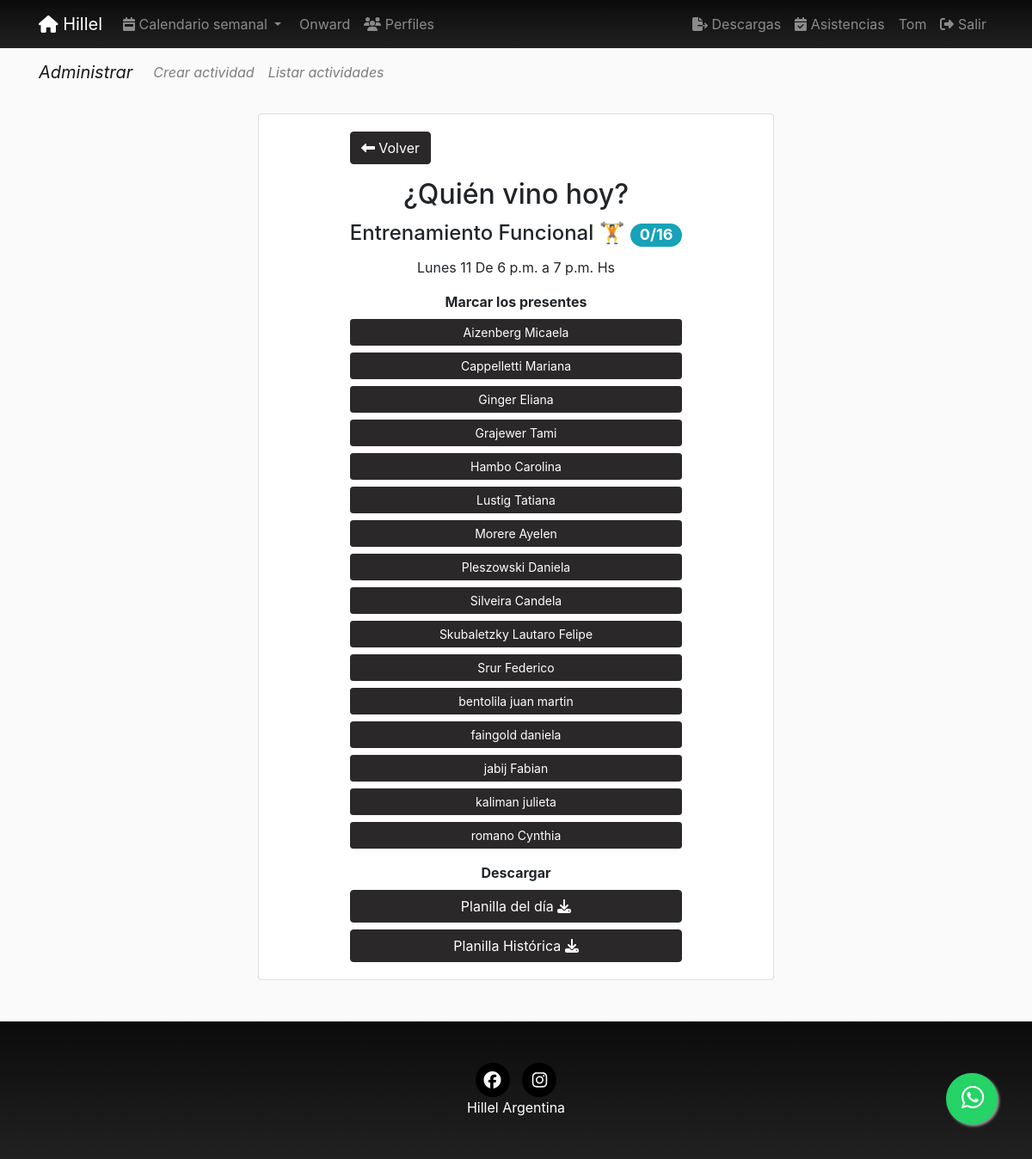
/pages/asistencia/47/entrenamiento-funcional/ (signed in), run on the app's committed database.
### registration/models.py (models this page shows, shortened)
class Profile(models.Model):
    user = models.OneToOneField(User, on_delete=models.CASCADE) #,related_name='get_user_profile'
    avatar = models.ImageField(upload_to=custom_upload_to,
                               null=True, blank=True)
    observaciones = models.CharField(null=True, blank=True, max_length=999)
    apellido = models.CharField(null=True, blank=True, max_length=100)
    nombre = models.CharField(null=True, blank=True, max_length=100)
    whatsapp = models.CharField(verbose_name="Número de Whatsapp", null=True, blank=True, max_length=30)
    instagram = models.CharField(verbose_name="@ de Instagram", null=True, blank=True, max_length=100)
    onward = models.ForeignKey(FechaOnward, on_delete=models.CASCADE, verbose_name="¿Viajaste a Onward? ¿Cuándo?", null=True, blank=True)
    taglit = models.ForeignKey(FechaTaglit, on_delete=models.CASCADE, verbose_name="¿Viajaste a Taglit? ¿Cuándo?", null=True, blank=True)
    propuestasInteres = models.ManyToManyField(PropuestaInteres)
    tematicasInteres = models.ManyToManyField(TematicaInteres)
    comoConociste = models.CharField(verbose_name="¿Cómo conociste Hillel?", null=True, blank=True, max_length=250)
    estudios = models.CharField(verbose_name="¿Estás estudiando, o te recibiste? ¿Qué estudias/te y en qué institución?", null=True, blank=True, max_length=250)
    experienciaComunitaria = models.CharField(null=True, blank=True, max_length=250)
    fechaNacimiento = models.DateField(null=True, blank=True)
    provincia = models.ForeignKey(Provincia, on_delete=models.CASCADE, verbose_name="provincia", null=True, blank=True)
    categories = models.ManyToManyField(Category, verbose_name='Intereses', related_name='get_user_pages', blank=True)
    validado = models.BooleanField(verbose_name="Perfil validado", default=0)
    created = models.DateTimeField(auto_now_add=True, verbose_name="Fecha de creación", blank=True, null=True)
    updated = models.DateTimeField(auto_now=True, verbose_name="Fecha de edición", blank=True, null=True)
    class Meta:
        verbose_name = "Perfil"
        verbose_name_plural = "Perfiles"
        ordering = ['-updated']

### pages/models.py (models this page shows, shortened)
class Page(models.Model):
    title = models.CharField(verbose_name="Título", max_length=200)
    horaDesde = models.TimeField(verbose_name="Hora desde", null=True, blank=True, auto_now=False, auto_now_add=False,)
    horaHasta = models.TimeField(verbose_name="Hora hasta", null=True, blank=True, auto_now=False, auto_now_add=False,)
    description = RichTextField(verbose_name="Descripción", null=True, blank=True)
    textoExtraMail = RichTextField(verbose_name="Texto extra del mail", null=True, blank=True)
    flyer = models.ImageField(upload_to=custom_upload_to,
                              null=True, blank=True)
    dia = models.ForeignKey(Day, verbose_name='dia', null=True, on_delete=models.CASCADE)
    cupo = models.SmallIntegerField(verbose_name="Cupo", default=0)
    modalidad = BooleanField(verbose_name="Online", default=0)
    nuevo = BooleanField(verbose_name="Nuevo", default=0)
    activa = BooleanField(verbose_name="Activa", default=1)
    categories = models.ManyToManyField(Category, verbose_name='categorias', related_name='get_pages', blank=True)
    provincia = models.ForeignKey(Provincia, on_delete=models.CASCADE, null=True, blank=True)
    responsable = models.ForeignKey(Responsable, on_delete=models.CASCADE, null=True, blank=True)
    colaborador = models.ForeignKey(Colaborador, on_delete=models.CASCADE, null=True, blank=True)
    secreta = BooleanField(verbose_name="Tiene clave?", default=0)
    clave = models.CharField(verbose_name="Clave", null=True, blank=True, default="", max_length=200)
    objects = PagesManager()
    created = models.DateTimeField(auto_now_add=True, verbose_name="Fecha de creación", blank=True, null=True)
    updated = models.DateTimeField(auto_now=True, verbose_name="Fecha de edición", blank=True, null=True)
    class Meta:
        verbose_name = "actividad"
        verbose_name_plural = "actividades"
        ordering = ['dia__order', 'horaDesde', '-title']
    @property
    def Qanotados(self):
        subscripcion = Subscription.objects.find_page(self)
        if subscripcion is None:
            return 0
        if len(subscripcion) > 0:
            return subscripcion.count()
        return 0
    def historialHoy(self):
        date = datetime.now()
        historial = Historial.objects.find(page=self, date=date)
        if historial is None:
            return None
        return historial
    @property
    def asistentes(self):
        if self.historialHoy() is None:
            return None
        return self.historialHoy().asistentes.all()
    @property
    def Qasistentes(self):
        if self.historialHoy() is None:
            return 0
        return self.historialHoy().Qasistentes

class Day(models.Model):
    day = models.CharField(verbose_name="Día", max_length=200)
    order = models.SmallIntegerField(verbose_name="Orden", default=0)
    class Meta:
        verbose_name = "Día"
        verbose_name_plural = "Días"
        ordering = ['order']
    def __str__(self):
        return self.day

class Subscription(models.Model):
    user = models.OneToOneField(User, on_delete=CASCADE, null=True)
    pages = models.ManyToManyField(Page, related_name='pages')
    created = models.DateTimeField(auto_now_add=True, verbose_name="Fecha de creación", blank=True, null=True)
    updated = models.DateTimeField(auto_now=True, verbose_name="Fecha de edición", blank=True, null=True)
    objects = SubscriptionManager()
    class Meta:
        verbose_name = "Subscripcion"
        verbose_name_plural = "Subscripciones"
        ordering = ['-updated']

### pages/views.py (the view)
# urls.py: path('asistencia/<int:pk>/<slug:slug>/', AsistenciaDetail, name='asistenciaDetail'),
def AsistenciaDetail(request, pk, slug):
    if request.user.is_authenticated:
        page = get_object_or_404(Page, pk=pk)
        subscribers = Subscription.objects.find_page(page)
        return render(request, 'pages/asistencia_detail.html',
                      {'page': page, 'subscribers': subscribers})
    raise Http404("Usuario no está autenticado")

### pages/models.py (called while the page is built)
    def find_page(self, page):
        queryset = self.filter(pages=page)
        if len(queryset) > 0:
            return queryset
        return None

    def find(self, page, date):
        historial = self.filter(page=page,
                                fecha__year=date.year,
                                fecha__month=date.month,
                                fecha__day=date.day
                                )
        if len(historial) == 0:
            return None
        return historial[0]

### profiles/processors.py (called while the page is built)
def ctx_dict(request):
    ctx = {}
    bitajon = False
    if request.user.groups.filter(name="BITAJON").count():
        bitajon = True
    ctx["bitajon"] = bitajon
    return ctx

### registration/processors.py (called while the page is built)
def ctx_dict(request):
    ctx = {}
    temporadaOnward = TemporadaOnward.objects.all().first()
    ctx['temporadaOnward'] = temporadaOnward.temporada
    return ctx

### social/models.py (called while the page is built)
    def __str__(self):
        return self.numero

### social/processors.py (called while the page is built)
def ctx_dict(request):
    ctx = {}
    links = Link.objects.all()
    for link in links:
        ctx[link.key] = link.url
    whatsapp = Whatsapp.objects.all().first()
    ctx['whatsappHillel'] = whatsapp
    return ctx

### pages/templates/pages/asistencia_detail.html (shortened to what this page needs)
{% extends 'core/base.html' %}
{% load static %}
{% block content %}
  {% include 'pages/includes/pages_menu.html' %}
  <main role="main">
<div class="container">
    <div class="card mx-auto border-1 mb-5 w-20 " style="max-width:600px">
      <div class="card-body mx-auto" >
{%if page.modalidad %}
    <a class="btn btn-dark mb-3" href="{% url 'pages:asistencia' 1 %}">
{% else %}
    <a class="btn btn-dark mb-3" href="{% url 'pages:asistencia' 0 %}">
{% endif %}
        <i class="fas fa-long-arrow-alt-left"></i>
    Volver</a>
        <h2 class="card-title text-center">¿Quién vino hoy?</h2>
        <h4 class="card-title text-center">{{page.title}}
        <a id="info" class="badge badge-pill badge-info" href="#" data-toggle="tooltip" title="Asistentes/Anotados">{{page.Qasistentes}}/{{page.Qanotados}}</a>
        </h4>
        <p class="card-text text-center"> {{page.dia}} De {{page.horaDesde}} a {{page.horaHasta}} Hs</p>
        {% if subscribers.count > 0 %}
          <dl>
            <dt class="text-center mb-2">Marcar los presentes</dt>
            {% for subscription in subscribers|dictsort:"user.profile.apellido" %}
              <dd>
              <h5>
                {% if subscription.user in page.asistentes %}
                <button id="btn_{{ subscription.user  }}" class="btn btn-success btn-sm btn-block">{{ subscription.user.profile.apellido }} {{ subscription.user.profile.nombre }}</button>
                {% else %}
                <button id="btn_{{ subscription.user  }}" class="btn btn-dark btn-sm btn-block">{{ subscription.user.profile.apellido }} {{ subscription.user.profile.nombre }}</button>
                {% endif %}
              </h5>
              </dd>
            {% endfor %}
          </dl>
        {% endif %}
        {% if request.user.is_staff %}
          <dt class="text-center mt-3 mb-2">Descargar</dt>
          <a class="btn btn-dark btn-block" href="{% url 'pages:descargarasistencias' page.id %}">Planilla del día
          <i class="fa fa-download "></i></a>
          <a class="btn btn-dark btn-block" href="{% url 'pages:descargarhistoricoasistencias' page.id %}">Planilla Histórica
          <i class="fa fa-download "></i></a>
        {% endif %}
      </div>
    </div>
  </div>
{% endblock %}

### core/templates/core/base.html (shortened to what this page needs)
<!DOCTYPE html>
<html lang="es">
  <head>
    {% load static %}
    <link href="{% static 'core/vendor/bootstrap/css/bootstrap.min.css' %}" rel="stylesheet">
    <link href="{% static 'core/css/main.css' %}" rel="stylesheet">
  </head>
  <body class="fondo" >
    <body>
      <nav class="navbar navbar-expand-lg navbar-dark bg-dark sticky-top footer-sample">
        <div class="container">
          <a class="navbar-brand" href="{% url 'home' %}">
            <i class="fas fa-home"></i>
            Hillel</a>
          <div class="collapse navbar-collapse" id="ned">
            <ul class="navbar-nav mr-auto">
                <li class="nav-item dropdown">
                <a class="nav-link dropdown-toggle" href="#" id="navbardrop" data-toggle="dropdown">
                  <i class="fas fa-calendar-week"></i>
                Calendario semanal
                </a>
                </li>
   {% if temporadaOnward  %}
              <li class="nav-item">
                <a class="nav-link" href="{% url 'pages:onward' %}">
                Onward</a>
              </li>
  {%endif%}
                   {% if request.user.is_staff %}
                 <li class="nav-item">
                <a class="nav-link" href="{% url 'profiles:list' %}">
                  <i class="fas fa-users"></i>
                  Perfiles</a>
              </li>
                {% endif %}
            </ul>
            <ul class="navbar-nav">
            {% if request.user.is_staff %}
              <li class="nav-item">
                <a class="nav-link " href="{% url 'pages:exportar' %}">
                  <i class="fa fa-file-export"></i>
                  Descargas</a>
              </li>
            {% endif %}
            {% if request.user.is_staff or bitajon %}
              <li class="nav-item">
                <a class="nav-link" href="{% url 'pages:asistencia' 0 %}">
                  <i class="fas fa-calendar-check"></i>
                  Asistencias</a>
              </li>
            {% endif %}
            {% if not request.user.is_authenticated %}
              <li class="nav-item">
                <a class="nav-link" href="{% url 'login' %}">
                  <i class="fas fa-sign-in-alt"></i>
                  Acceder</a>
              </li>
                <li class="nav-item">
                <a class="nav-link" href="{% url 'signup' %}">
                  <i class="fas fa-user-plus"></i>
                  Registrarse</a>
              </li>
              {% else %}
              <li class="nav-item">
                <a class="nav-link" href="{% url 'home' %}">
                  {% if request.user.profile.nombre is None %}
                   {{request.user}}
                  {% else  %}
                    {{request.user.profile.nombre}}
                  {% endif %}
                  </a>
              </li>
              <li class="nav-item">
                <a class="nav-link" href="{% url 'logout' %}">
                  <i class="fas fa-sign-out-alt"></i>
                  Salir</a>
              </li>
              {% endif %}
            </ul>
          </div>
        </div>
      </nav>
      {% block content %}{% endblock %}
      <a id="whatsapp" href="https://wa.me/+549{{whatsappHillel}}" class="float badge badge-pill" target="_blank" data-toggle="tooltipW" title="Whatsapp">
        <i class="fab fa-whatsapp my-float"></i>
      </a>
    <footer class="footer text-faded text-center py-5 footer-sample ">
      <div class="container">
        <p class="m-0">
        {% if LINK_FACEBOOK %}
            <a href="{{LINK_FACEBOOK}}" class="link">
              <span class="fa-stack fa-lg ">
                <i class="fas fa-circle fa-stack-2x" style="color:black"></i>
                <i class="fab fa-facebook fa-stack-1x fa-inverse"></i>
              </span>
            </a>
              {% endif %}
             {% if LINK_INSTAGRAM %}
            <a href="{{LINK_INSTAGRAM}}" class="link">
              <span class="fa-stack fa-lg">
                <i class="fas fa-circle fa-stack-2x" style="color:black"></i>
                <i class="fab fa-instagram fa-stack-1x fa-inverse"></i>
              </span>
            </a>
              {% endif %}
    </div>
      <p class="m-0 mbt1" style="color:white">Hillel Argentina</p>
    </footer>
  </body>
</html>

### core/static/core/css/main.css (style rules this page uses)
main { padding-top: 20px; }
:root { --jumbotron-padding-y: 3rem; }
footer { padding-top: 3rem; padding-bottom: 3rem; }
footer p { margin-bottom: .25rem; }
html { overflow: scroll; }
body { min-height:100vh; margin:0; position:relative; }
body { position: relative; }
body::after { content: ''; display: block; height: 160px; }
footer { position: absolute; bottom: 0; width: 100%; height: 160px; }
.float { position:fixed; width:60px; height:60px; bottom:40px; right:40px; background-color:#25d366; color:#FFF; border-radius:50px; text-align:center; font-size:30px; box-shadow: 2px 2px 3px #999; z-index:100; }
.my-float { margin-top:5px; }
.footer-sample { background-color: #2a2829; background-color: #212121; background-image: -webkit-gradient(linear,left top,left bottom,color-stop(0%,#0b0b0b),color-stop(100%,#212121)) }
.fondo { background-color: rgba(var(--b3f,250,250,250),1); }
ul { list-style-type: none; }

### data on the page
Page: title "Entrenamiento Funcional 🏋", Qasistentes "0", Qanotados "16", dia "Lunes 11", horaDesde "6 p.m.", horaHasta "7 p.m."
Subscription: user.profile.apellido "Aizenberg", user.profile.nombre "Micaela"
Subscription: user.profile.apellido "Cappelletti", user.profile.nombre "Mariana"
Subscription: user.profile.apellido "Ginger", user.profile.nombre "Eliana"
Subscription: user.profile.apellido "Grajewer", user.profile.nombre "Tami"
Subscription: user.profile.apellido "Hambo", user.profile.nombre "Carolina"
Subscription: user.profile.apellido "Lustig", user.profile.nombre "Tatiana"
Subscription: user.profile.apellido "Morere", user.profile.nombre "Ayelen"
Subscription: user.profile.apellido "Pleszowski", user.profile.nombre "Daniela"
Subscription: user.profile.apellido "Silveira", user.profile.nombre "Candela"
Subscription: user.profile.apellido "Skubaletzky", user.profile.nombre "Lautaro Felipe"
Subscription: user.profile.apellido "Srur", user.profile.nombre "Federico"
Subscription: user.profile.apellido "bentolila", user.profile.nombre "juan martin"
Subscription: user.profile.apellido "faingold", user.profile.nombre "daniela"
Subscription: user.profile.apellido "jabij", user.profile.nombre "Fabian"
Subscription: user.profile.apellido "kaliman", user.profile.nombre "julieta"
Subscription: user.profile.apellido "romano", user.profile.nombre "Cynthia"

### other printed values
{{ request.user.profile.nombre }} "Tom"
